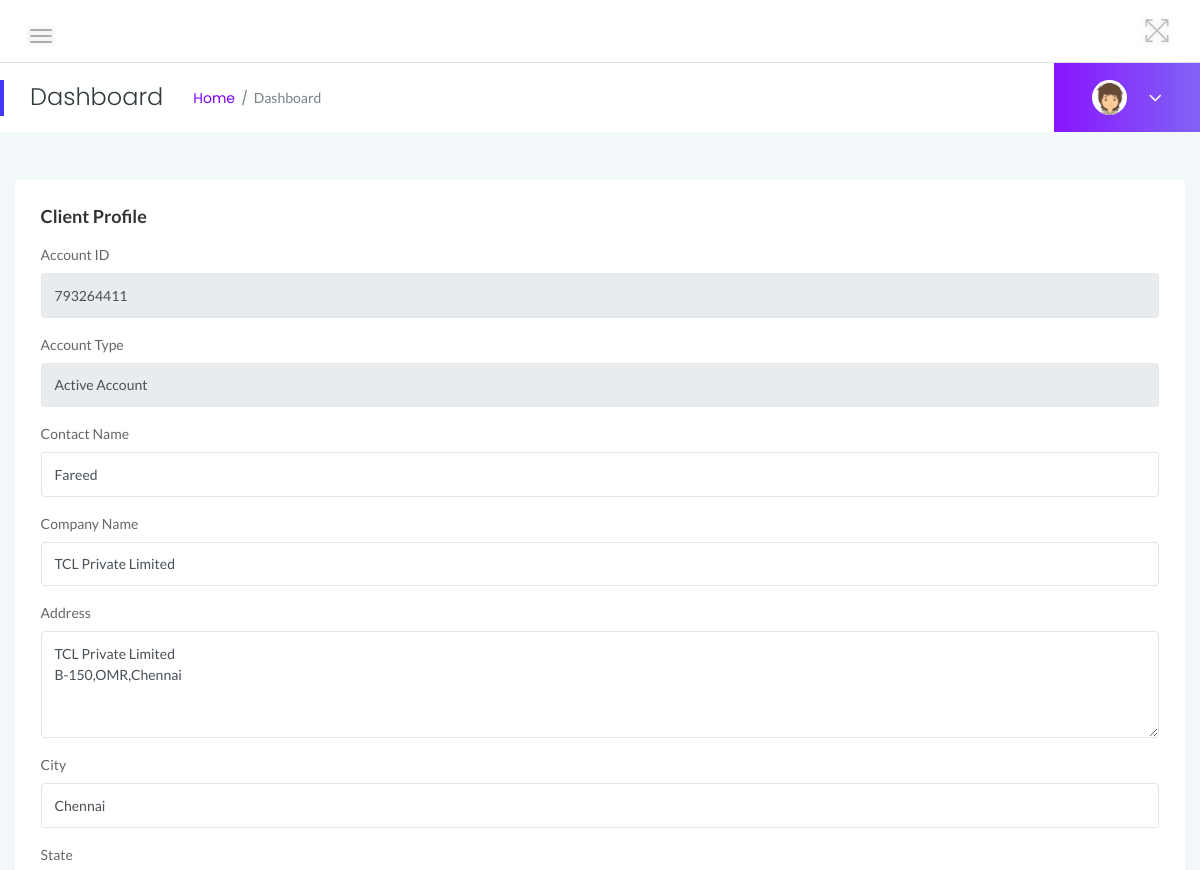
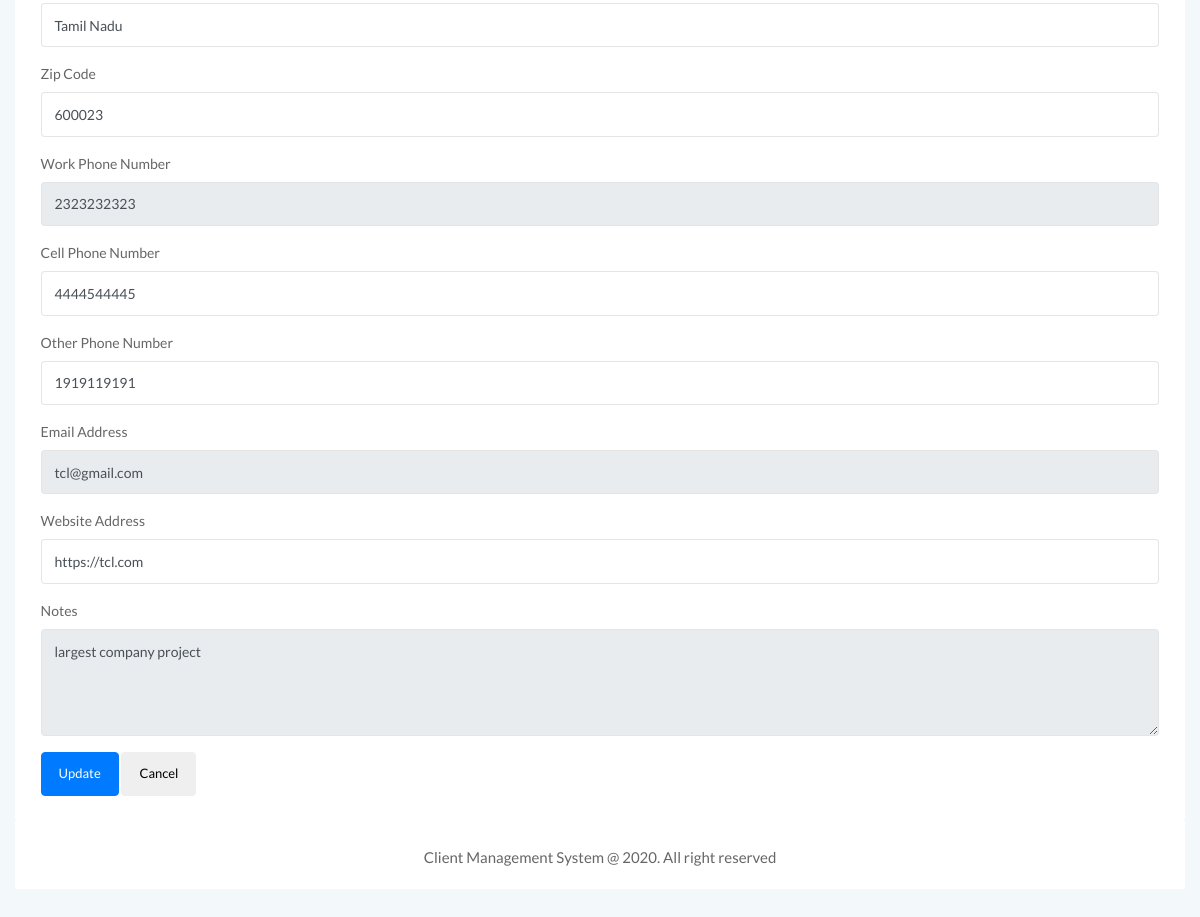
/client/client-profile.php (signed in), run on the app's committed database (2 pictures, top to bottom).
### tables this page shows
CREATE TABLE `tblclient` (
  `ID` int(10) NOT NULL,
  `AccountID` int(10) DEFAULT NULL,
  `AccountType` varchar(50) DEFAULT NULL,
  `ContactName` varchar(120) DEFAULT NULL,
  `CompanyName` varchar(120) DEFAULT NULL,
  `Address` varchar(200) DEFAULT NULL,
  `City` varchar(120) DEFAULT NULL,
  `State` varchar(120) DEFAULT NULL,
  `ZipCode` int(10) DEFAULT NULL,
  `Workphnumber` bigint(10) DEFAULT NULL,
  `Cellphnumber` bigint(10) DEFAULT NULL,
  `Otherphnumber` bigint(10) DEFAULT NULL,
  `Email` varchar(200) DEFAULT NULL,
  `WebsiteAddress` varchar(200) DEFAULT NULL,
  `Notes` mediumtext DEFAULT NULL,
  `Password` varchar(200) NOT NULL,
  `CreationDate` timestamp NULL DEFAULT current_timestamp()
);

### client/client-profile.php (the view, shortened to what this page needs)
<?php
if (strlen($_SESSION['clientmsuid']==0)) {
  header('location:logout.php');
  } else{
  ?>
<!doctype html>
<html class="no-js" lang="en">
<head>
    <link rel="stylesheet" href="assets/css/bootstrap.min.css">
    <link rel="stylesheet" href="assets/css/font-awesome.min.css">
    <link rel="stylesheet" href="assets/css/themify-icons.css">
    <link rel="stylesheet" href="assets/css/metisMenu.css">
    <link rel="stylesheet" href="assets/css/owl.carousel.min.css">
    <link rel="stylesheet" href="assets/css/slicknav.min.css">
    <link rel="stylesheet" href="https://www.amcharts.com/lib/3/plugins/export/export.css" type="text/css" media="all" />
    <link rel="stylesheet" href="assets/css/typography.css">
    <link rel="stylesheet" href="assets/css/default-css.css">
    <link rel="stylesheet" href="assets/css/styles.css">
    <link rel="stylesheet" href="assets/css/responsive.css">
</head>
<body>
    <div class="page-container">
        <div class="main-content">
          <?php include_once('includes/header.php');?>
           <?php include_once('includes/pagetitle.php');?>
            <div class="main-content-inner">
                <div class="row">
                    <div class="col-lg-8 col-ml-12">
                        <div class="row">
                            <div class="col-12 mt-5">
                                <div class="card">
                                    <div class="card-body">
                                        <h4 class="header-title">Client Profile</h4>
										<form method="post">
   <?php
$uid=$_SESSION['clientmsuid'];
$sql="SELECT * from  tblclient where ID=:uid";
$query = $dbh -> prepare($sql);
$query->bindParam(':uid',$uid,PDO::PARAM_STR);
$query->execute();
$results=$query->fetchAll(PDO::FETCH_OBJ);
$cnt=1;
if($query->rowCount() > 0)
{
foreach($results as $row)
{               ?>
	<div class="form-group"> <label for="exampleInputEmail1">Account ID</label> <input type="text" name="" value="<?php  echo $row->AccountID;?>" class="form-control" readonly="true"> </div>
	<div class="form-group"> <label for="exampleInputEmail1">Account Type</label> <input type="text" name="" value="<?php  echo $row->AccountType;?>" class="form-control" readonly="true"> </div>
	<div class="form-group"> <label for="exampleInputEmail1">Contact Name</label> <input type="text" name="cname" value="<?php  echo $row->ContactName;?>" class="form-control" required="true"> </div>
	<div class="form-group"> <label for="exampleInputEmail1">Company Name</label> <input type="text" name="comname" value="<?php  echo $row->CompanyName;?>" class="form-control" required="true"> </div>
	<div class="form-group"> <label for="exampleInputEmail1">Address</label> <textarea type="text" name="address" value="" class="form-control" required='true' rows="4" cols="3"><?php  echo $row->Address;?></textarea> </div>
	<div class="form-group"> <label for="exampleInputEmail1">City</label> <input type="text" name="city" value="<?php  echo $row->City;?>" class="form-control" required='true'> </div>
	<div class="form-group"> <label for="exampleInputEmail1">State</label> <input type="text" name="state" value="<?php  echo $row->State;?>" class="form-control" required='true'> </div>
	<div class="form-group"> <label for="exampleInputEmail1">Zip Code</label> <input type="text" name="zcode" placeholder="Zip Code" value="<?php  echo $row->ZipCode;?>" class="form-control" required='true'> </div>
	<div class="form-group"> <label for="exampleInputEmail1">Work Phone Number</label><input type="text" name="wphnumber" value="<?php  echo $row->Workphnumber;?>" class="form-control" maxlength='10' readonly='true' pattern="[0-9]+"> </div>
	<div class="form-group"> <label for="exampleInputEmail1">Cell Phone Number</label><input type="text" name="cellphnumber" value="<?php  echo $row->Cellphnumber;?>" class="form-control" maxlength='10' pattern="[0-9]+"> </div>
	<div class="form-group"> <label for="exampleInputEmail1">Other Phone Number</label><input type="text" name="ophnumber" value="<?php  echo $row->Otherphnumber;?>" class="form-control" maxlength='10' pattern="[0-9]+"> </div>
	<div class="form-group"> <label for="exampleInputEmail1">Email Address</label> <input type="email" name="email" value="<?php  echo $row->Email;?>" class="form-control" required='true' readonly="true"> </div>
	<div class="form-group"> <label for="exampleInputPassword1">Website Address</label> <input type="text" name="websiteadd" value="<?php  echo $row->WebsiteAddress;?>" required='true' class="form-control"> </div>
	<div class="form-group"> <label for="exampleInputEmail1">Notes</label> <textarea type="text" name="notes" value="" class="form-control" required='true' rows="4" cols="3" readonly="true"><?php  echo $row->Notes;?></textarea> </div>
	<?php $cnt=$cnt+1;}} ?>
	 <button type="submit" class="btn btn-primary" name="submit" id="submit">Update</button>
	 <button type="button" class="btn btn-default" value="Back" onClick="history.back();return true;">Cancel</button>
	 </form>
</div>
</div>
</div>
</div>
        <?php include_once('includes/footer.php');?>
    </div>
</body>
</html>
<?php }  ?>

### client/assets/css/typography.css (style rules this page uses)
body { font-size: 14px; font-family: 'Lato', sans-serif; }
h1, h2, h3, h4, h5, h6 { margin: 0; font-family: 'Poppins', sans-serif; }
button { cursor: pointer; outline: none!important; letter-spacing: 0; }

### client/assets/css/default-css.css (style rules this page uses)
* { margin: 0; padding: 0; box-sizing: border-box; }
*, *:before, *:after { -moz-box-sizing: border-box; -webkit-box-sizing: border-box; box-sizing: border-box; }
html { -webkit-font-smoothing: antialiased; }
body { background: #fff; font-weight: normal; -webkit-font-smoothing: antialiased; -webkit-text-size-adjust: 100%; }
:root { --primary-color: #4336FB; }

### client/assets/css/styles.css (style rules this page uses)
.page-container { width: 100%; height: 100%; min-height: 100vh; padding-left: 280px; -webkit-transition: padding-left 0.3s ease 0s; transition: padding-left 0.3s ease 0s; }
.card { border: none; border-radius: 4px; background-color: #fff; -webkit-transition: all 0.3s ease 0s; transition: all 0.3s ease 0s; }
.card-body { padding: 25.6px; padding: 1.6rem; }
.main-content { width: 100%; background: #F3F8FB; }
.main-content-inner { padding: 0 30px 50px; }
.header-title { font-family: 'Lato', sans-serif; font-size: 18px; font-weight: 600; letter-spacing: 0; color: #333; text-transform: capitalize; margin-bottom: 17px; }
.btn { padding: 11px 17px; font-size: 13px; letter-spacing: 0; }
.form-control, .form-control:focus { outline: none; box-shadow: none; }
.form-control { font-size: 14px; border: 1px solid rgba(170, 170, 170, .3); padding: 10.72px 12.8px; padding: .67rem .8rem; }
label { font-weight: 500; color: #666; display: inline-block; margin-bottom: 8px; margin-bottom: .5rem; }

### client/assets/css/responsive.css (style rules this page uses)
@media screen and (min-width: 1200px) and (max-width: 1440px) { .col-ml-12 { -webkit-box-flex: 0; -ms-flex: 0 0 100%; flex: 0 0 100%; max-width: 100%; } }
@media (min-width: 1200px) and (max-width: 1364px) { .main-content-inner { padding: 0 15px 50px; } }
@media (min-width: 1200px) and (max-width: 1364px) { .page-container, .sbar_collapsed.page-container { padding-left: 0; } }

### data on the page
tblclient: AccountID "793264411", AccountType "Active Account", cname "Fareed", comname "TCL Private Limited", address "TCL Private Limited B-150,OMR,Chennai", city "Chennai", state "Tamil Nadu", zcode "600023", wphnumber "2323232323", cellphnumber "4444544445", ophnumber "1919119191", email "tcl@gmail.com", websiteadd "https://tcl.com", notes "largest company project"
